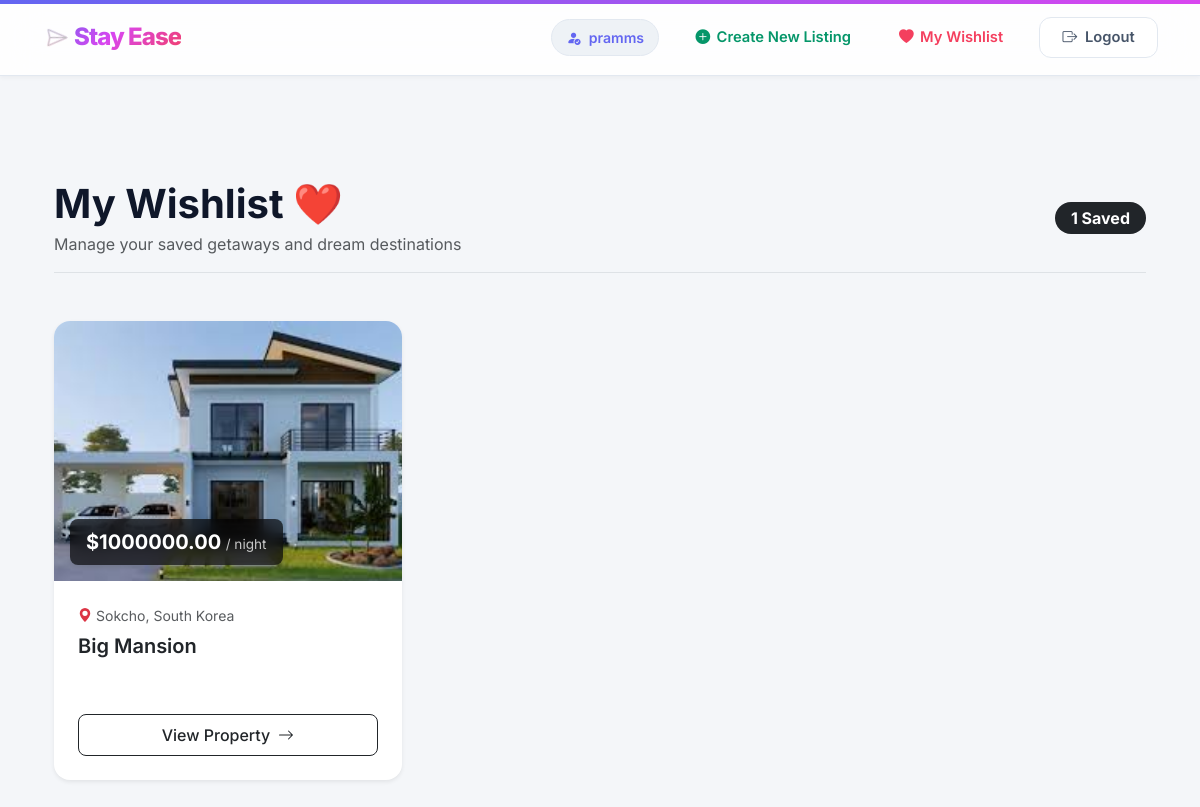
/wishlist/ (signed in), run on an earlier commit of the app's database.
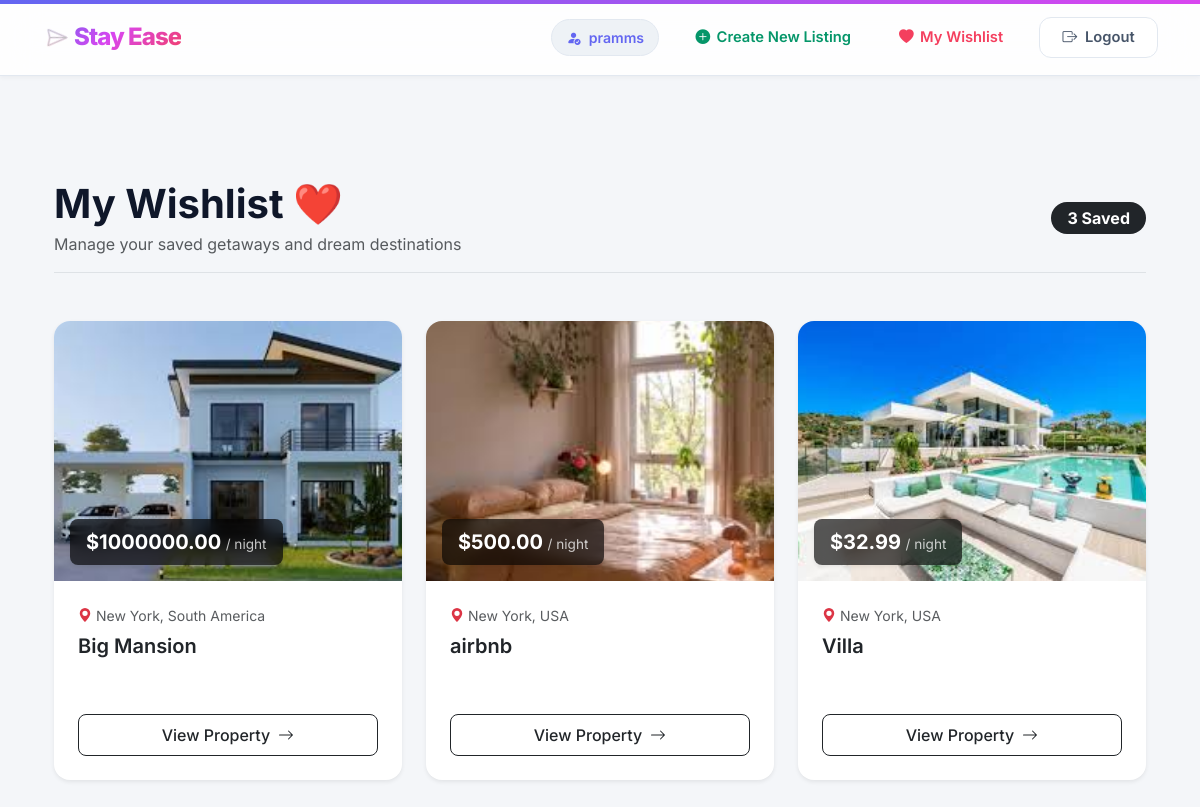
And on a later commit of the database.
### booking/models.py (models this page shows, shortened)
class User(AbstractUser):
    is_host = models.BooleanField(default=False)

class Wishlist(models.Model):
    user = models.ForeignKey(User, on_delete=models.CASCADE, related_name="wishlists")
    listing = models.ForeignKey(Listing, on_delete=models.CASCADE, related_name="wishlisted_by")
    created_at = models.DateTimeField(auto_now_add=True)
    class Meta:
        unique_together = ('user', 'listing')

class Listing(models.Model):
    host = models.ForeignKey(User,on_delete=models.CASCADE,related_name="listings")
    category = models.ForeignKey(Category,on_delete=models.SET_NULL,null=True,blank=True)
    title = models.CharField(max_length=250)
    description = models.TextField()
    city = models.CharField(max_length=100)
    country = models.CharField(max_length=100)
    price_per_night = models.DecimalField(max_digits=10,decimal_places=2)
    created_at = models.DateTimeField(auto_now_add=True)

class ListingImage(models.Model):
    ROOM_TYPES = [
        ('living_room', 'Living Room'),
        ('bedroom', 'Bedroom'),
        ('bathroom', 'Bathroom'),
        ('kitchen', 'Kitchen'),
        ('exterior', 'Exterior'),
    ]
    listing = models.ForeignKey(Listing, on_delete=models.CASCADE, related_name="images")
    image = models.ImageField(upload_to="listings/")
    room_type = models.CharField(max_length=50, choices=ROOM_TYPES, default='exterior') # New Field

### booking/views.py (the view)
# urls.py: path("wishlist/", views.WishlistView.as_view(), name="wishlist"),
class WishlistView(LoginRequiredMixin, ListView):
    model = Wishlist
    template_name = "wishlist.html"
    context_object_name = "wishlist_items"
    def get_queryset(self):
        return Wishlist.objects.filter(
            user=self.request.user
        ).select_related("listing").prefetch_related("listing__images")

### templates/wishlist.html (shortened to what this page needs)
{% extends "base.html" %}
{% block content %}
<div class="container py-5">
    <div class="d-flex align-items-center justify-content-between mb-5 border-bottom pb-3">
        <div>
            <h1 class="fw-bold display-6 mb-1">
                My Wishlist <span class="heart-pulse text-danger">❤️</span>
            </h1>
            <p class="text-muted mb-0">Manage your saved getaways and dream destinations</p>
        </div>
        <span class="badge bg-dark rounded-pill px-3 py-2 fs-6">
            {{ wishlist_items|length }} Saved
        </span>
    </div>
    <div class="row row-cols-1 row-cols-md-2 row-cols-lg-3 g-4">
        {% for item in wishlist_items %}
        <div class="col animate-fade-in">
            <div class="card h-100 border-0 shadow-sm rounded-4 overflow-hidden position-relative custom-card">
                <div class="position-relative overflow-hidden" style="height: 260px;">
                    {% if item.listing.images.all %}
                        <img
                            src="{{ item.listing.images.first.image.url }}"
                            class="card-img-top w-100 h-100 card-zoom-img"
                            style="object-fit: cover;"
                            alt="{{ item.listing.title }}"
                        >
                    {% else %}
                        <div class="w-100 h-100 bg-light d-flex align-items-center justify-content-center text-muted">
                            <span class="fs-4">📸 No Image Available</span>
                        </div>
                    {% endif %}
                    <div class="position-absolute bottom-0 start-0 m-3 px-3 py-2 rounded-3 text-white glass-price-tag shadow-sm">
                        <span class="fw-bold fs-5">${{ item.listing.price_per_night }}</span>
                        <span class="opacity-75" style="font-size: 0.85rem;"> / night</span>
                    </div>
                </div>
                <div class="card-body p-4 d-flex flex-column justify-content-between">
                    <div>
                        <div class="d-flex align-items-center text-muted mb-2 small">
                            <svg xmlns="http://www.w3.org/2000/svg" width="14" height="14" fill="currentColor" class="bi bi-geo-alt-fill text-danger me-1" viewBox="0 0 16 16">
                                <path d="M8 16s6-5.686 6-10A6 6 0 0 0 2 6c0 4.314 6 10 6 10m0-7a3 3 0 1 1 0-6 3 3 0 0 1 0 6"/>
                            </svg>
                            {{ item.listing.city }}, {{ item.listing.country }}
                        </div>
                        <h5 class="card-title fw-semibold text-dark mb-3 line-clamp">
                            {{ item.listing.title }}
                        </h5>
                    </div>
                    <div class="mt-3">
                        <a href="{% url 'list-detail' item.listing.id %}"
                           class="btn btn-outline-dark w-100 rounded-3 py-2 fw-medium d-flex align-items-center justify-content-center gap-2 custom-btn">
                            View Property
                            <svg xmlns="http://www.w3.org/2000/svg" width="16" height="16" fill="currentColor" class="bi bi-arrow-right" viewBox="0 0 16 16">
                                <path fill-rule="evenodd" d="M1 8a.5.5 0 0 1 .5-.5h11.793l-3.147-3.146a.5.5 0 0 1 .708-.708l4 4a.5.5 0 0 1 0 .708l-4 4a.5.5 0 0 1-.708-.708L13.293 8.5H1.5A.5.5 0 0 1 1 8"/>
                            </svg>
                        </a>
                    </div>
                </div>
            </div>
        </div>
        {% endfor %}
    </div>
</div>
{% endblock %}

### templates/base.html (shortened to what this page needs)
<!doctype html>
<html lang="en">
<head>
    <link href="https://cdn.jsdelivr.net/npm/bootstrap@5.3.8/dist/css/bootstrap.min.css" rel="stylesheet"
>
    <link rel="stylesheet" href="https://cdn.jsdelivr.net/npm/bootstrap-icons@1.11.3/font/bootstrap-icons.min.css">
</head>
<body>
    <div class="flight-theater-overlay" id="flightTheater"></div>
    <nav class="navbar custom-navbar">
        <div class="container">
            <a class="navbar-brand" href="/" id="brandAnchorLink">
                <span class="brand-icon-anchor" id="primaryNavbarIcon">
                </span>
                Stay Ease
            </a>
            <div class="nav-actions-wrapper">
                {% if user.is_authenticated %}
                <span class="user-welcome">
                    <i class="bi bi-person-fill-check me-2"></i>{{ user.username }}
                </span>
                {% if user.is_host %}
                <a href="{% url 'become-host' %}" class="custom-nav-link link-host">
                    <i class="bi bi-plus-circle-fill"></i> Create New Listing
                </a>
                {% else %}
                <a href="{% url 'become-host' %}" class="custom-nav-link link-host">
                    <i class="bi bi-lightning-charge-fill"></i> Become a host
                </a>
                {% endif %}
                <a href="{% url 'wishlist' %}" class="custom-nav-link link-wishlist">
                    <i class="bi bi-heart-fill"></i> My Wishlist
                </a>
                <form action="{% url 'logout' %}" method="post" class="m-0">
                    <button type="submit" class="btn-brand-outline">
                        <i class="bi bi-box-arrow-right me-1"></i> Logout
                    </button>
                </form>
                {% else %}
                <a href="{% url 'login' %}" class="btn-brand-primary">
                    <i class="bi bi-box-arrow-in-right me-1"></i> Login
                </a>
                {% endif %}
            </div>
        </div>
    </nav>
    <main class="container main-content-wrapper">
        {% block content %}
        {% endblock content %}
    </main>
</body>
</html>

### templates/base.html (style rules this page uses)
:root { --canvas-bg: #F4F6F9; --surface-card: #FFFFFF; --primary-brand: #6366F1; --primary-hover: #4F46E5; --host-accent: #059669; --host-hover: #047857; --wishlist-accent: #F43F5E; --wishlist-hover: #E11D48; --primary-subtle: #EEF2F6; --text-main: #0F172A; --text-muted: #475569; --border-color: #E2E8F0; --bg-glass: rgba(255, 255, 255, 0.85); --shadow-sm: 0 2px 4px 0 rgba(15, 23, 42, 0.04); --shadow-md: 0 10px 25px -5px rgba(99, 102, 241, 0.1), 0 8px 16px -6px rgba(99, 102, 241, 0.05); --radius-main: 12px; --transition-smooth: all 0.3s cubic-bezier(0.25, 0.8, 0.25, 1); --transition-bounce: all 0.45s cubic-bezier(0.34, 1.56, 0.64, 1); --brand-gradient: linear-gradient(135deg, #6366F1 0%, #D946EF 50%, #F43F5E 100%); }
html, body { height: 100%; }
body { font-family: 'Inter', sans-serif; background-color: var(--canvas-bg); color: var(--text-main); -webkit-font-smoothing: antialiased; display: flex; flex-direction: column; transition: background-color 0.4s cubic-bezier(0.25, 0.8, 0.25, 1); }
body::before { content: ''; position: fixed; top: 0; left: 0; right: 0; height: 4px; background: var(--brand-gradient); z-index: 1030; background-size: 200% auto; animation: gradientMove 6s linear infinite; }
.custom-navbar { background: var(--bg-glass) !important; backdrop-filter: blur(20px); -webkit-backdrop-filter: blur(20px); border-bottom: 1px solid var(--border-color); position: sticky; top: 0; z-index: 1020; padding: 0.9rem 0; box-shadow: var(--shadow-sm); }
.navbar-brand { font-weight: 800; letter-spacing: -0.04em; background: var(--brand-gradient); -webkit-background-clip: text; -webkit-text-fill-color: transparent; background-clip: text; font-size: 1.5rem; display: inline-flex; align-items: center; gap: 0.5rem; position: relative; }
.brand-icon-anchor { display: inline-block; transform: rotate(45deg); transition: var(--transition-bounce); opacity: 1; will-change: transform, opacity; }
.brand-icon-anchor.is-flying { opacity: 0.25; transform: rotate(45deg) scale(0.85); }
.flight-theater-overlay { position: fixed; top: 0; left: 0; width: 100vw; height: 100vh; pointer-events: none; z-index: 2000; overflow: visible; }
.nav-actions-wrapper { display: flex; align-items: center; gap: 1.5rem; }
.user-welcome { font-weight: 600; color: var(--primary-brand); font-size: 0.88rem; background: var(--primary-subtle); padding: 0.45rem 0.9rem; border-radius: 30px; display: inline-flex; align-items: center; border: 1px solid var(--border-color); }
.custom-nav-link { text-decoration: none; font-weight: 600; font-size: 0.92rem; transition: var(--transition-smooth); display: inline-flex; align-items: center; gap: 0.4rem; padding: 0.4rem 0.75rem; border-radius: 8px; }
.link-host { color: var(--host-accent); }
.link-wishlist { color: var(--wishlist-accent); }
.btn-brand-outline { border: 1px solid var(--border-color); color: var(--text-muted); background: var(--surface-card); font-weight: 600; font-size: 0.92rem; padding: 0.55rem 1.4rem; border-radius: var(--radius-main); transition: var(--transition-smooth); }
.main-content-wrapper { flex: 1 0 auto; padding-top: 3.5rem; padding-bottom: 5rem; }
form { display: inline-block; }

### templates/wishlist.html (style rules this page uses)
.custom-card { transition: transform 0.35s cubic-bezier(0.16, 1, 0.3, 1), box-shadow 0.35s ease; }
.card-zoom-img { transition: transform 0.6s cubic-bezier(0.16, 1, 0.3, 1); }
.glass-price-tag { background: rgba(0, 0, 0, 0.65); backdrop-filter: blur(8px); -webkit-backdrop-filter: blur(8px); }
.animate-fade-in { animation: fadeInUp 0.5s ease forwards; }
.heart-pulse { display: inline-block; animation: pulse 2.5s infinite; }
.custom-btn { transition: all 0.2s ease; }
.line-clamp { display: -webkit-box; -webkit-line-clamp: 2; -webkit-box-orient: vertical; overflow: hidden; min-height: 3rem; }

What changed in the data, as far as the page shows it:
changed through a linked row, Wishlist "Big Mansion": listing.city "Sokcho" → "New York"; listing.country "South Korea" → "South America"
added Wishlist: listing.images.first.image (picture), listing.price_per_night "500.00", listing.city "New York", listing.country "USA", listing "airbnb"
added Wishlist: listing.images.first.image (picture), listing.price_per_night "32.99", listing.city "New York", listing.country "USA", listing "Villa"
Also different on the page:
{{ wishlist_items|length }}: "1" → "3"
